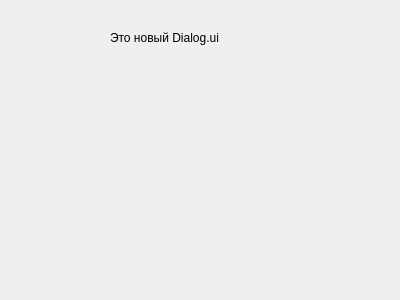
<?xml version="1.0" encoding="UTF-8"?>
<ui version="4.0">
 <class>Dialog</class>
 <widget class="QDialog" name="Dialog">
  <property name="geometry">
   <rect>
    <x>0</x>
    <y>0</y>
    <width>400</width>
    <height>300</height>
   </rect>
  </property>
  <property name="windowTitle">
   <string>Dialog</string>
  </property>
  <widget class="QLabel" name="label">
   <property name="geometry">
    <rect>
     <x>110</x>
     <y>30</y>
     <width>261</width>
     <height>16</height>
    </rect>
   </property>
   <property name="text">
    <string>Это новый Dialog.ui</string>
   </property>
  </widget>
 </widget>
 <resources/>
 <connections/>
</ui>
